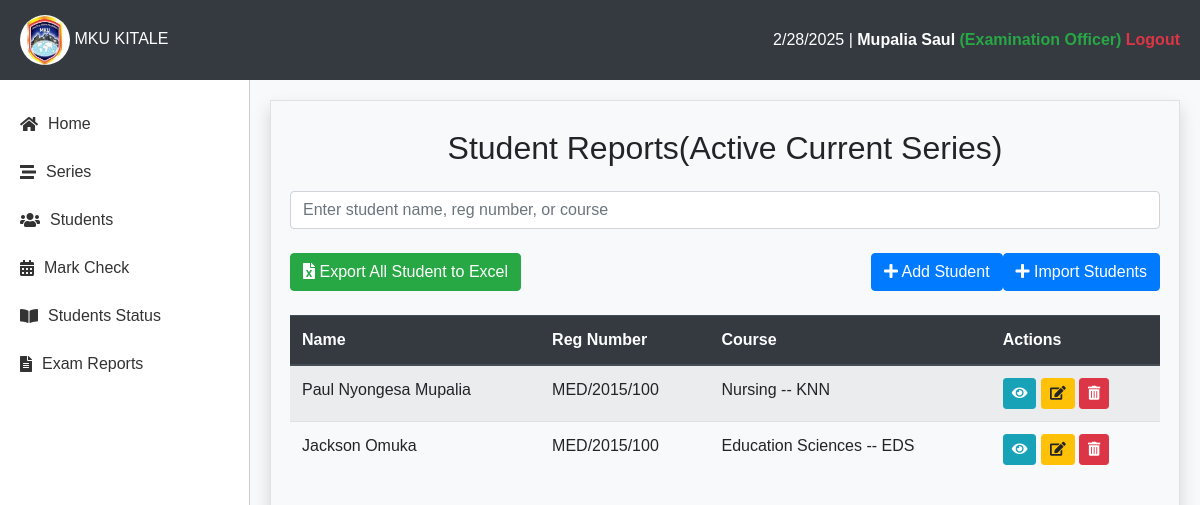
Screenshot of /report/students/ (signed in) with the database file from the repository.
### reports/models.py (models this page shows, shortened)
class User(AbstractUser):
    ADMIN = (
        ("ADMIN", "ADMIN"),
        ("STUDENT", "STUDENT"),
        ("TRAINER", "TRAINER"),
        ("EXAMINATION_OFFICER", "EXAMINATION_OFFICER"),
    )
    id_number = models.CharField(max_length=50, unique=True, null=True)
    role = models.CharField(max_length=50, choices=ADMIN, default="STUDENT")
    profile_photo = models.ImageField(upload_to="photos/", blank=True, null=True)

class StudentExam(models.Model):
    registration_number = models.CharField(max_length=30)
    name = models.CharField(max_length=30)
    course = models.ForeignKey(Course, on_delete=models.CASCADE, null=True)
    is_active = models.BooleanField(default=True)

class Course(models.Model):
    course_code = models.CharField(max_length=20, null=True, unique=True)
    course_name = models.CharField(max_length=200, null=True)
    updated = models.DateTimeField(auto_now=True, null=True)
    created = models.DateTimeField(auto_now_add=True, null=True)

### reports/views.py (the view)
# urls.py: path('students/', views.students_all, name='report-students-all-url'),
@login_required(login_url='signin-url')
def students_all(request):
    students = StudentExam.objects.filter(is_active=True)
    return render(request, "reports/students.html", {"students": students})

### reports/context_processors.py (called while the page is built, shortened)
def remaining_days(request):
    if request.user.is_authenticated:
        try:
            series = Series.objects.get(is_active=True)
            today = datetime.today().date()
            end_date = series.end_date
            remaining = abs((end_date - today).days)
            return {"remaining": remaining}
        except Series.DoesNotExist:
            return {"remaining": 0}
    else:
        return {"remaining": 0}

def dashboard(request):
    if request.user.is_authenticated:
        num_trainers = Trainer.objects.count()
        num_students = StudentExam.objects.count()
        num_units = Unit.objects.count()
        num_courses = Course.objects.count()
        num_admins = User.objects.filter(is_staff=True).count()
        active_classes = TeachingAttendance.objects.filter(is_clocked_in=True, is_clocked_out=False).count()
        return {
            "num_trainers": num_trainers,
            "num_students": num_students,
            "num_units": num_units,
            "num_courses": num_courses,
            "num_admins": num_admins if not request.user else num_admins - 1,
            "active_classes": active_classes,
        }

def unit_count(request):
    if request.user.is_authenticated:
        return {"unit_count": Unit.objects.count()}
    else:
        return {"unit_count": 0}

def student_count(request):
    if request.user.is_authenticated:
        return {"student_count": StudentExam.objects.count()}
    else:
        return {"student_count": 0}

def course_count(request):
    if request.user.is_authenticated:
        return {"course_count": Course.objects.count()}
    else:
        return {"course_count": 0}

    def process_request(self, request):
        try:
            series = Series.objects.get(is_active=True)
            today = datetime.today().date()
            end_date = series.end_date
            if today > end_date:
                series.is_active = False
                series.save()
        except Series.DoesNotExist:
            series = Series.objects.filter(is_active=False)
            today = datetime.today().date()
            for series in series:
                end_date = series.end_date
                if today < end_date or today == end_date:
                    series.is_active = True
                    series.save()
        return None

### templates/reports/students.html (shortened to what this page needs)
{% extends "reports/main.html" %}
{% block content %}
<div class="container">
    <h2 class="text-center my-4">Student Reports(Active Current Series)</h2>
    <div class="search-bar mb-4">
        <div class="input-group">
            <input type="text" class="form-control" id="searchInput"
                placeholder="Enter student name, reg number, or course">
        </div>
    </div>
    <div class="mb-4">
        <a href="{% url 'report-export-excel-student-url' %}" class="btn btn-success {% if students|length == 0 %}disabled{% endif %}">
            <i class="fas fa-file-excel"></i> Export All Student to Excel
        </a>
        <a href="{% url 'report-import-students-url' %}" class="btn btn-primary float-right">
            <i class="fas fa-plus"></i> Import Students
        </a>
        <a href="{% url 'report-add-student-url' %}" class="btn btn-primary float-right">
            <i class="fas fa-plus"></i> Add Student
        </a>
    </div>
    <table class="table table-striped table-hover student-list">
        <thead class="thead-dark">
            <tr>
                <th>Name</th>
                <th>Reg Number</th>
                <th>Course</th>
                <th>Actions</th>
            </tr>
        </thead>
        <tbody id="studentTableBody">
            {% for student in students %}
            <tr>
                <td class="text-capitalize">{{ student.name }}
                </td>
                <td>{{ student.registration_number }}</td>
                <td>{{ student.course.course_name }} -- {{ student.course.course_code }}</td>
                <td>
                    <a href="{% url 'report-student-detail-url' student.id %}" class="btn btn-info btn-sm">
                        <i class="fas fa-eye"></i>
                    </a>
                    <a href="{% url 'report-edit-student-url' student.id %}" class="btn btn-warning btn-sm">
                        <i class="fas fa-edit"></i>
                    </a>
                    <button id="delete{{student.id}}" href="{% url 'report-delete-student-url' student.id %}"
                        class="btn btn-danger btn-sm delete-btn">
                        <i class="fas fa-trash-alt"></i>
                    </button>
                </td>
            </tr>
            {% endfor %}
        </tbody>
    </table>
</div>
{% endblock %}

### templates/reports/main.html (shortened to what this page needs)
{% load static %}
<!DOCTYPE html>
<html lang="en">
<head>
    <link href="https://stackpath.bootstrapcdn.com/bootstrap/4.5.2/css/bootstrap.min.css" rel="stylesheet">
    <link rel="stylesheet" href="https://cdnjs.cloudflare.com/ajax/libs/font-awesome/5.15.4/css/all.min.css">
</head>
<body>
    <div class="top-nav">
        <div class="logo">
            <img src="{% static 'img/logo.jpeg' %}" alt="Logo">
            <span>MKU KITALE</span>
        </div>
        <div>
            <span id="current-date"></span> |
            <a href="{% url 'report-profile-url' %}">{{ request.user.last_name }} {{ request.user.first_name }} <span class="text-success">(Examination Officer)</span></a>
            <a href="{% url 'report-signout-url' %}" class="text-danger">Logout</a>
        </div>
    </div>
    <div class="main-container">
        <div class="sidebar">
            {% if request.user.is_authenticated %}
                <a href="{% url 'report-home-url' %}"><i class="fas fa-home"></i> Home</a>
                <a href="{% url 'report-series-url' %}"><i class="fas fa-stream"></i> Series</a>
                <a href="{% url 'report-students-all-url' %}"><i class="fas fa-users"></i> Students</a>
                <a href="{% url 'report-mark-entry-url' %}"><i class="fas fa-calendar-alt"></i> Mark Check</a>
                <a href="{% url 'report-students-exam-status-url' %}"><i class="fas fa-book-open"></i> Students Status</a>
                <a href="{% url 'report-mark-reports-url' %}"><i class="fas fa-file-alt"></i> Exam Reports</a>
            {% endif %}
        </div>
        <div class="content">
            <div class="border p-1 shadow" style="min-height: 100vh;">
                {% block content %}
                {% endblock %}
            </div>
        </div>
    </div>
</body>
</html>

### templates/reports/main.html (style rules this page uses)
body, html { height: 100%; margin: 0; font-family: 'Arial', sans-serif; }
.top-nav { background-color: #343a40; color: white; padding: 15px 20px; display: flex; justify-content: space-between; align-items: center; box-shadow: 0px 2px 10px rgba(0, 0, 0, 0.1); }
.top-nav .logo img { width: 50px; height: 50px; border-radius: 50%; }
.top-nav a { color: white; text-decoration: none; font-weight: bold; }
.main-container { display: flex; height: calc(100vh - 70px); overflow: hidden; }
.sidebar { width: 250px; background-color: #fff; padding-top: 20px; height: 100%; border-right: 1px solid #ccc; display: flex; flex-direction: column; box-shadow: 2px 0px 5px rgba(0, 0, 0, 0.1); }
.sidebar a { color: #333; text-decoration: none; padding: 12px 20px; display: flex; align-items: center; font-size: 1rem; transition: 0.3s; }
.sidebar a i { margin-right: 10px; }
.content { flex-grow: 1; background-color: #f8f9fa; padding: 20px; overflow-y: auto; }

### rows the page displays
User: user.last_name "Mupalia", user.first_name "Saul"
StudentExam: name "Paul Nyongesa Mupalia", registration_number "MED/2015/100", course.course_name "Nursing", course.course_code "KNN"
StudentExam: name "Jackson Omuka", registration_number "MED/2015/100", course.course_name "Education Sciences", course.course_code "EDS"
